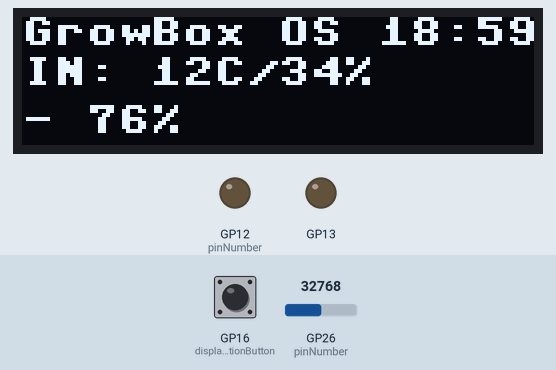
A program run on a simulated Raspberry Pi Pico running MicroPython. Parts: 128×32 one-colour display, output pins drawn as LEDs (lit = HIGH). The inputs (shaded band) are chosen by the test bench; at power-on: GP26 (pinNumber) = 32768, GP16 (displayActivationButton) LOW (analog values on the 0–65535 scale). The clock reads 2024-03-15 10:24:30 at power-on unless the program sets it; library files of the repository ran but are not shown: SSD1306.py; what the program prints to the serial console is not drawn.

Above: at 1.2 s.
1.3 s: GP26 (pinNumber) set to 57670
At 3.1 s:
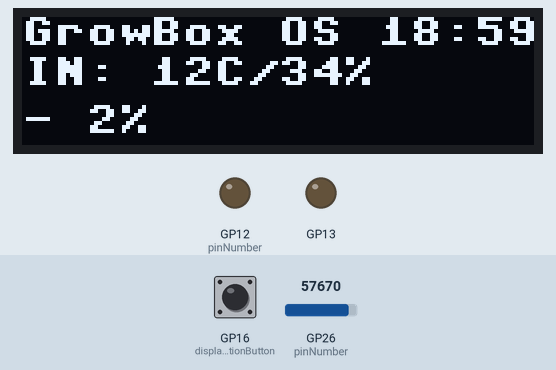
3.6 s: GP26 (pinNumber) set to 59155
At 4.7 s:
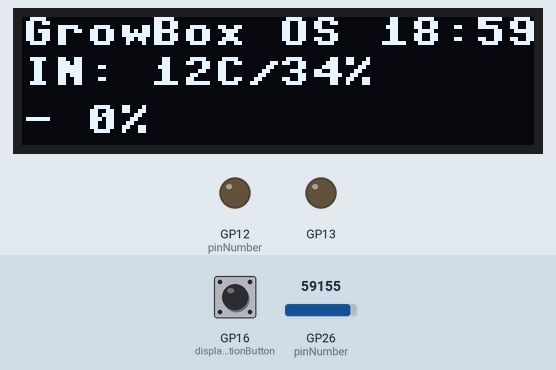
5.7 s: GP26 (pinNumber) set to 57845
At 7.5 s:
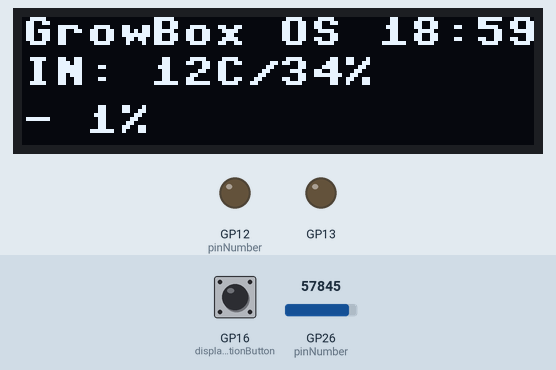
Timing chart, 0 to 9.0 s (numbered marks = the images above; inputs shaded):
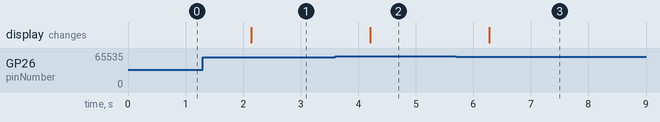

Measured:
- after the input at 1.3 s, the display: changes after 0.84 s (image 1)
- after the input at 3.6 s, the display: changes after 0.61 s (image 2)
- after the input at 5.7 s, the display: changes after 0.57 s (image 3)

The program:

_main.py
```python
import time
import uasyncio
from machine import I2C, Pin, Timer
from Devices.Other.Clock import Clock
from Devices.Sensors.SoilMoistureSensor import SoilMoistureSensor
from Devices.Other.Button import Button
from Devices.Other.Display import Display
from Devices.Switchables.GrowLights import GrowLights
from Devices.Switchables.WaterPump import WaterPump
from GrowBox import GrowBox
from Plant import Plant


# Constants
TURN_OFF_DISPALY_DELAY = 10
GROW_BOX_CHECK_EVERY = 10
MAIN_LOOP_DELAY = 1


# General Devices
i2c = I2C(1, sda=Pin(14), scl=Pin(15), freq=200000)
display = Display(displayWidth=128, displayHeight=32, i2cBuss=i2c)
display.TurnOnTemporarily(TURN_OFF_DISPALY_DELAY)
displayActivationButton = Button(16, Button.Trigger.ON_CLICK, lambda s: display.TurnOnTemporarily(TURN_OFF_DISPALY_DELAY))
clock = Clock(i2c, 0x68)
clock.setTime(year=2022,month=1,day=17,hour=18,minute=59, second=55)

# Plant #1
plant1_SoilMoistureSensor = SoilMoistureSensor(pinNumber=26, minReadableValue=58500, maxReadableValue=25000)
plant1_WaterPump = WaterPump(pinNumber=12)
plant1 = Plant(name="Plant 1", soilMoistureThresholds=(20, 60), wateringDuration_InSec=6, soilMoistureSensor=plant1_SoilMoistureSensor, waterPump=plant1_WaterPump, clock=clock)
plant1.MinDelayBetweenWaterings_InSec = 2 * 60 # Just for safety

# GrowBox #1
growLights = GrowLights(13)
growLights.TurnOff()
growBox1 = GrowBox(name="Main", dayCycle=(19, 20), growLights=growLights, clock=clock)
growBox1.AddPlant(plant1)


# time.sleep(5)
# GrowBox Checking Loop
growBoxCheckingTimer = Timer()
def CheckGrowBoxes(self):
    growBox1.SelfCare()
growBox1.SelfCare()
growBoxCheckingTimer.init(period=(1000 * GROW_BOX_CHECK_EVERY), mode=Timer.PERIODIC, callback=CheckGrowBoxes)

# Loop
while True:
    soilMoisture = round(plant1.GetSoilMoistureInPercent())
    display.Clear()
    display.AddText(f'{clock.Hour if clock.Hour > 10 else "0"+str(clock.Hour)}:{clock.Minute if clock.Minute > 10 else "0"+str(clock.Minute)}', 89, 0)
    display.AddText(f'GrowBox OS', 0, 0)
    display.AddText(f'IN: 12C/34%', 0, 10)
    plantsInfo = ""
    for plant in growBox1.Plants:
        plantsInfo += f'- {plant.GetSoilMoistureInPercent()}%  '
    display.AddText(plantsInfo, 0, 22)
    display.Show()

    print(f'[{clock.Hour}:{clock.Minute}:{clock.Second}]: M: {soilMoisture}% / {plant1.SoilMoistureThresholds[0]}%, - {plant1.NeedsWatering()} / {plant1.CanBeWatered()}')
    time.sleep(MAIN_LOOP_DELAY)
```

Clock.py
```python
from Libraries.RtcLib import DS1307, TimeStamp

class Clock(DS1307):
    def __init__(self, i2c, address=0x68):
        super().__init__(i2c, address)

    # Properties
    @property
    def Year(self):
        return self._getTime().Year
    @property
    def Month(self):
        return self._getTime().Month
    @property
    def Day(self):
        return self._getTime().Day
    @property
    def Hour(self):
        return self._getTime().Hour
    @property
    def Minute(self):
        return self._getTime().Minute
    @property
    def Second(self):
        return self._getTime().Second
    @property
    def WeekDay(self):
        return self._getTime().WeekDay
    @property
    def TimeStamp(self):
        return self._getTime().TimeStamp

    @staticmethod
    def TimeDiffInSeconds(timeStampBase:int, timeStampOff:int) -> int:
        return abs(timeStampBase - timeStampOff)

    @staticmethod
    def TimeDiffInMinutes(timeStampBase:int, timeStampOff:int) -> float:
        return Clock.TimeDiffInSeconds(timeStampBase, timeStampOff) / 60

    @staticmethod
    def TimeDiffInHours(timeStampBase:int, timeStampOff:int) -> float:
        return Clock.TimeDiffInSeconds(timeStampBase, timeStampOff) / 60 / 60

#err value timestamp = 946684880
```

SoilMoistureSensor.py
```python
from Devices.Sensors.AnalogSensor import AnalogSensor

class SoilMoistureSensor(AnalogSensor):

    # Constructors
    def __init__(self, pinNumber:int, minReadableValue:int, maxReadableValue:int):
        super().__init__(pinNumber)
        self._minReadableValue = minReadableValue
        self._maxReadableValue = maxReadableValue

    # Properties
    @property
    def MinReadableValue(self):
        return self._minReadableValue

    @property
    def MaxReadableValue(self):
        return self._maxReadableValue

    # Methods
    def ReadValueInPercent(self) -> int:
        return super().ReadValueInPercent(self.MinReadableValue, self.MaxReadableValue)
```

Button.py
```python
from machine import Pin
from Devices.Sensors.DigitalSensor import DigitalSensor

class Button(DigitalSensor):

    # Constructors
    def __init__(self, pinNumber:int, trigger:int, callBack):
        self._pinNumber = pinNumber
        super().__init__(pinNumber, Pin.IN, Pin.PULL_DOWN)

        if(trigger == self.Trigger.ON_CLICK):
            self.SignalPin.irq(callBack, Pin.IRQ_RISING)
        elif (trigger == self.Trigger.ON_RELEASE):
            self.SignalPin.irq(callBack, Pin.IRQ_FALLING)

    # Enums
    class Trigger:
        ON_CLICK = 0
        ON_RELEASE = 1

    # Properties

    # Methods

    
```

Display.py
```python
from machine import Pin, I2C, Timer
from Libraries.SSD1306 import SSD1306_I2C

class Display:

    # Constructors
    def __init__(self, displayWidth:int, displayHeight:int, i2cBuss:I2C):
        self._displayWidth = displayWidth
        self._displayHeight = displayHeight
        self._isTurnedOn = None

        self._beingTurnedOnTimer = Timer()
        self._display = SSD1306_I2C(displayWidth, displayHeight, i2cBuss)
        self.Clear()
        self.TurnOff()

    # Properties
    @property
    def DisplayWidth(self):
        return self._displayWidth

    @property
    def DisplayHeight(self):
        return self._displayHeight

    # @property
    # def SclPinNumber(self):
    #     return self._sclPinNumber

    # @property
    # def SdaPinNumber(self):
    #     return self._sdaPinNumber

    @property
    def IsTurnedOn(self):
        return self._isTurnedOn
    @IsTurnedOn.setter
    def IsTurnedOn(self, value):
        self._isTurnedOn = value

    # Methods
    def AddText(self, text, xPos, yPos) -> None:
        self._display.text(text, xPos, yPos)

    def Show(self) -> None:
        self._display.show()

    def Clear(self) -> None:
        self._display.fill(0)

    def TurnOff(self) -> None:
        self._display.poweroff()
        self.IsTurnedOn = False

    def TurnOn(self) -> None:
        self._display.poweron()
        self.IsTurnedOn = True

    def TurnOnTemporarily(self, time) -> None:
        self.TurnOn()
        timeInSec = time * 1000
        self._beingTurnedOnTimer.init(mode=Timer.ONE_SHOT, period=timeInSec, callback=lambda s: self.TurnOff())
```

GrowLights.py
```python
from Devices.Switchables.Adjustable import Adjustable
from Pins.PwmPin import PwmPin
import _thread


class GrowLights(Adjustable):
    # Constructors
    def __init__(self, pinNumber:int, frequency:int = 1000):
        self._maxPower = 100
        super().__init__(pinNumber, frequency)

    # Properties
    @property
    def MaxPower(self):
        return self._maxPower
    @MaxPower.setter
    def MaxPower(self, value):
        self._maxPower = value

    # Methods
    def FadeInAsync(self) -> None:
        try:
            _thread.start_new_thread(self.SetWidthOverTime, (self.MaxPower, 5))
        except RuntimeError as err:
            print(err)

    def FadeOutAsync(self) -> None:
        try:
            _thread.start_new_thread(self.SetWidthOverTime, (PwmPin.State.LOW_STATE, 5))
        except RuntimeError as err:
            print(err)
```

WaterPump.py
```python
from Devices.Switchables.Switchable import Switchable

class WaterPump(Switchable):
    def __init__(self, pinNumber:int):
        super().__init__(pinNumber)
```

GrowBox.py
```python
from Devices.Other.Clock import Clock
from Devices.Switchables.GrowLights import GrowLights
from Plant import Plant

class GrowBox:

    def __init__(self, name:str, dayCycle:tuple[int, int], growLights: GrowLights, clock: Clock):
        self._name = name
        self._dayCycle = dayCycle
        self._growLights = growLights
        self._clock = clock
        self._plants: list[Plant] = []

     # Enums
    class TimeOfDay:
        DAY = 0
        NIGHT = 1

    # Properties
    @property
    def Name(self):
        return self._name

    @property
    def DayCycle(self):
        return self._dayCycle

    @property
    def Plants(self):
        return self._plants

    # Methods
    def AddPlant(self, plant:Plant) -> None:
        self._plants.append(plant)

    def TurnOnLights(self) -> None:
        self._growLights.FadeInAsync()

    def TurnOffLights(self) -> None:
        self._growLights.FadeOutAsync()

    def GetTimeOfDay(self) -> int:
        if (self._clock.Hour >= self.DayCycle[0] and self._clock.Hour < self.DayCycle[1]):
            return self.TimeOfDay.DAY
        else:
            return self.TimeOfDay.NIGHT

    def SelfCare(self) -> None:
        isDayTime = (self.GetTimeOfDay() == self.TimeOfDay.DAY)

        if(isDayTime):
            if(self._growLights.CurentState == GrowLights.State.TURNED_OFF):
                self.TurnOnLights()

        if(not isDayTime):
            if(self._growLights.CurentState == GrowLights.State.TURNED_ON):
                self.TurnOffLights()
            print("Night time - skipping the plant check!")

        for plant in self._plants:
            if(plant.CanBeWatered() and isDayTime):
                plant.Water()
```

Plant.py
```python
from machine import Timer
from Devices.Other.Clock import Clock
from Devices.Sensors.SoilMoistureSensor import SoilMoistureSensor
from Devices.Switchables.WaterPump import WaterPump

class Plant:

    def __init__(self, name:str, soilMoistureThresholds:tuple[int, int], wateringDuration_InSec:int, soilMoistureSensor:SoilMoistureSensor, waterPump:WaterPump, clock: Clock):
        self._name = name
        self._soilMoistureThresholds = soilMoistureThresholds
        self._wateringDuration_InSec = wateringDuration_InSec
        self._soilMoistureSensor = soilMoistureSensor
        self._waterPump = waterPump
        self._clock = clock

        self._pumpingTimer = Timer()
        self._lastWateringTime:int = 0
        self._wateringsCount:int = 0
        self._minDelayBetweenWaterings_InSec:int = 0

    # Properties
    @property
    def Name(self):
        return self._name

    @property
    def SoilMoistureThresholds(self):
        return self._soilMoistureThresholds

    @property
    def LastWateringTime(self):
        return self._lastWateringTime

    @property
    def WateringsCount(self):
        return self._wateringsCount

    @property
    def MinDelayBetweenWaterings_InSec(self):
        return self._minDelayBetweenWaterings_InSec
    @MinDelayBetweenWaterings_InSec.setter
    def MinDelayBetweenWaterings_InSec(self, value):
        if(value < self.WateringDuration_InSec):
            print(f'Value {value} is too small adn cannot be set as a "MinDelayBetweenWaterings". The value should be >= {self.WateringDuration_InSec}')
        self._minDelayBetweenWaterings_InSec = value

    @property
    def WateringDuration_InSec(self):
        return self._wateringDuration_InSec
    @WateringDuration_InSec.setter
    def WateringDuration_InSec(self, value):
        self._wateringDuration_InSec = value

    # Methods
    def GetSoilMoistureInPercent(self) -> int:
        return self._soilMoistureSensor.ReadValueInPercent()

    def Water(self) -> None:
        try:
            self._waterPump.TurnOnTemporarily(self.WateringDuration_InSec)
            self._wateringsCount += 1
            self._lastWateringTime = self._clock.TimeStamp
        except RuntimeError as err:
            print(err)

    def StopWatering(self) -> None:
        self._waterPump.TurnOff()

    def NeedsWatering(self) -> bool:
        if(not (self.GetSoilMoistureInPercent() < self.SoilMoistureThresholds[0])):
            return False
        return True

    def CanBeWatered(self) -> bool:
        if(not self.NeedsWatering()):
            # print(f'{self.Name} doesnt need watering now!')
            return False
        if(not (Clock.TimeDiffInSeconds(self._clock.TimeStamp, self. LastWateringTime) >= self._minDelayBetweenWaterings_InSec)):
            # print(f'{self.Name} was watered recently!')
            return False
        return True
            
```

AnalogSensor.py
```python
from Pins.AnalogPin import AnalogPin
from Utilities.Algorithmes import Algorithmes

class AnalogSensor:

    # Constructors
    def __init__(self, pinNumber:int):
        self._signalPin = AnalogPin(pinNumber)

    # Properties
    @property
    def SignalPin(self):
        return self._signalPin

    # Methods
    def ReadValue(self) -> int:
        return self.SignalPin.ReadValue()

    def ReadValueInPercent(self, minValue:int, maxValue:int) -> int:
        rawValue = self.ReadValue()
        return Algorithmes.map(rawValue, minValue, maxValue, 0, 100, keepBoundaries=True)
```

DigitalSensor.py
```python
from Pins.DigitalPin import DigitalPin

class DigitalSensor:

    # Constructors
    def __init__(self, pinNumber:int, pinMode:int, pinPullMode:int = None):
        if(pinPullMode == None):
            self._signalPin = DigitalPin(pinNumber, pinMode)
        else:
            self._signalPin = DigitalPin(pinNumber, pinMode, pinPullMode)

    # Properties
    @property
    def SignalPin(self):
        return self._signalPin

    # Methods
    def ReadState(self) -> int:
        return self.SignalPin.ReadState()
```

Adjustable.py
```python
import time
from Pins.PwmPin import PwmPin
from Utilities.Algorithmes import Algorithmes
import uasyncio

class Adjustable:
    # Constructors
    def __init__(self, pinNumber:int, frequency:int = 1000):
        self._signalPin = PwmPin(pinNumber, frequency)
        self._state = Adjustable.State.TURNED_OFF

    # Enums
    class State:
        TURNED_OFF = 0
        TURNED_ON = 1
        BUSY = 2

    # Properties
    @property
    def SignalPin(self):
        return self._signalPin

    @property
    def Width(self):
        return self.SignalPin.Width

    @property
    def CurentState(self):
        return self._state

    # Methods
    def SetWidth(self, value) -> None:
        self.SignalPin.SetWidth(value)
        self._state = Adjustable.State.TURNED_ON if (self.Width > 0) else Adjustable.State.TURNED_OFF

    def TurnOn(self) -> None:
        self.SetWidth(PwmPin.State.HIGH_STATE)

    def TurnOff(self) -> None:
        self.SetWidth(PwmPin.State.LOW_STATE)

    def SetWidthInPercent(self, value) -> None:
        minValue = PwmPin.State.LOW_STATE
        maxValue = PwmPin.State.HIGH_STATE
        self.SetWidth(Algorithmes.map(value, 0, 100, minValue, maxValue, keepBoundaries=True))
        # self.SignalPin.duty_u16(Algorithmes.map(value, 0, 100, minValue, maxValue, keepBoundaries=True))

    def SetWidthOverTime(self, value, duration) -> None:
        if(self.CurentState == Adjustable.State.BUSY):
            raise RuntimeError('The "Adjustable" component is Busy...')
        self._state = Adjustable.State.BUSY
        duration = duration * 1000
        minValue = PwmPin.State.LOW_STATE
        maxValue = PwmPin.State.HIGH_STATE
        targetRawPower = Algorithmes.map(value, 0, 100, minValue, maxValue, keepBoundaries=True)
        iterationDurationOffset = self.Width if self.Width > PwmPin.State.LOW_STATE else PwmPin.State.LOW_STATE + 1

        if(self.Width > targetRawPower):
            iterationDuration = (duration / iterationDurationOffset) /10
            while(self.Width > targetRawPower):
                self.SetWidth(self.Width - 100)
                time.sleep(iterationDuration)
            self.SetWidth(targetRawPower)
            #self.TurnOff()
        else:
            iterationDuration = (duration / targetRawPower) /10
            while(self.Width < targetRawPower):
                self.SetWidth(self.Width + 100)
                time.sleep(iterationDuration )
            self.SetWidth(targetRawPower)
            #self.TurnOn()
```

PwmPin.py
```python
from machine import Pin, PWM

class PwmPin(PWM):

    # Constructors
    def __init__(self, pinNumber:int, frequency:int = 1000):
        self._pinNumber = pinNumber
        super().__init__(Pin(pinNumber))
        self.freq(frequency)
        self._width = PwmPin.State.LOW_STATE

     # Enums
    class State:
        LOW_STATE = 0
        HIGH_STATE = 65536

    # Properties
    @property
    def PinNumber(self):
        return self._pinNumber

    @property
    def Width(self):
        return self._width

    # Methods
    def SetFrequency(self, value) -> None:
        if (value < 0):
            value = 0
        self.freq(value)

    def SetWidth(self, value) -> None:
        if (value < self.State.LOW_STATE):
            value = self.State.LOW_STATE
        elif(value > self.State.HIGH_STATE):
            value = self.State.HIGH_STATE
        self._width = value
        self.duty_u16(value)
```

Switchable.py
```python
from machine import Pin, Timer
from Pins.DigitalPin import DigitalPin

class Switchable:
        # Constructors
    def __init__(self, pinNumber:int):
        self._signalPin = DigitalPin(pinNumber, Pin.OUT)

        self._turnOnTemporarilyTimer = Timer()
        self._state = Switchable.State.TURNED_OFF

    # Enums
    class State:
        TURNED_OFF = 0
        TURNED_ON = 1
        BUSY = 2

    # Properties
    @property
    def SignalPin(self):
        return self._signalPin

    @property
    def CurentState(self):
        return self._state

    # Methods
    def TurnOn(self) -> None:
        self.SignalPin.SetState(DigitalPin.State.HIGH_STATE)
        self._state = Switchable.State.TURNED_ON

    def TurnOff(self) -> None:
        self.SignalPin.SetState(DigitalPin.State.LOW_STATE)
        self._state = Switchable.State.TURNED_OFF

    def TurnOnTemporarily(self, duration) -> None:
        if(self._state == Switchable.State.BUSY):
            raise RuntimeError('The "Switchable" component is Busy...')

        self.SignalPin.SetState(DigitalPin.State.HIGH_STATE)
        self._state = Switchable.State.BUSY

        self._turnOnTemporarilyTimer.init(mode=Timer.ONE_SHOT, period=(1000*duration), callback=lambda s: self.TurnOff())
```

AnalogPin.py
```python
from machine import ADC

class AnalogPin(ADC):

    # Constructors
    def __init__(self, pinNumber:int):
        self._pinNumber = pinNumber
        super().__init__(pinNumber)

    # Properties
    @property
    def PinNumber(self):
        return self._pinNumber

    # Methods
    def ReadValue(self) -> int:
        return self.read_u16()
```

Source omitted: RtcLib.py (9755 bytes), Algorithmes.py (771 bytes), DigitalPin.py (1105 bytes)
